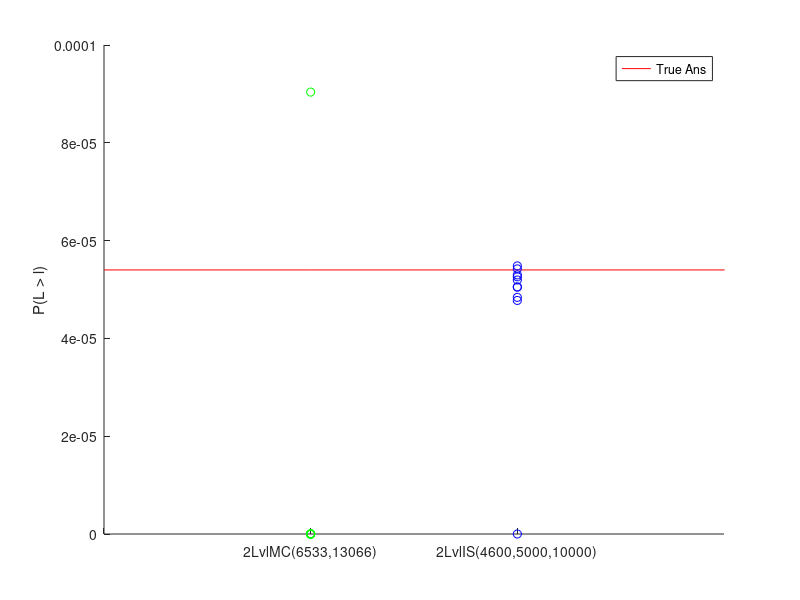

This chart was generated by the following MATLAB code:
hold on

NSim = 10;
xMax = 3;
yMax = 0.0001;
trueAns = 5.4000e-05;
X = 1:NSim;

TwoLvlMC = [ 0, 0.00027110066871498283029098138442075, 0.0001807337791433218868606542562805, 0.000090366889571660943430327128140249, 0, 0, 0, 0, 0.00027110066871498283029098138442075, 0];

TwoLvlIS = [ 0.000052982884825502731874526107791468, 0.000054218606872382901188008041959421, 0, 0.000051941165079023722918934863335139, 0.000054824878114741391042265272748324, 0.000047764114608294980343812519141267, 0.000048389623749758529501919374071761, 0.000052599925372850377320362719180125, 0.000050505792356074061982048467589479, 0.000050507977046288157080018016431566];

plot([0 X],repmat(trueAns,1,NSim + 1),'r')

scatter(ones(NSim,1),TwoLvlMC,'g')
scatter(2*ones(NSim,1),TwoLvlIS,'b')

legend('True Ans')
%title('S:20, l:0.20, sample num:10600')
xlabel('')
xticks([0 1 2])
xticklabels({'','2LvlMC(6533,13066)','2LvlIS(4600,5000,10000)'})
ylabel('P(L > l)')
axis([0,xMax,0 yMax])

hold off
